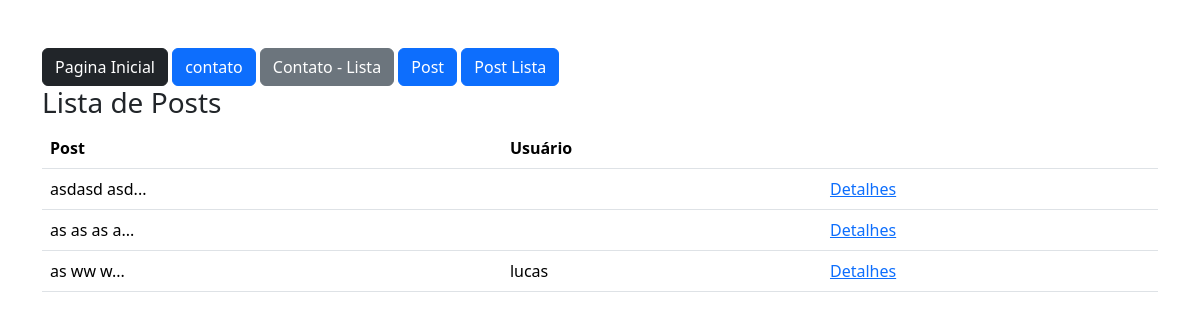
Before: /post/lista/ (signed in) with the older database file.
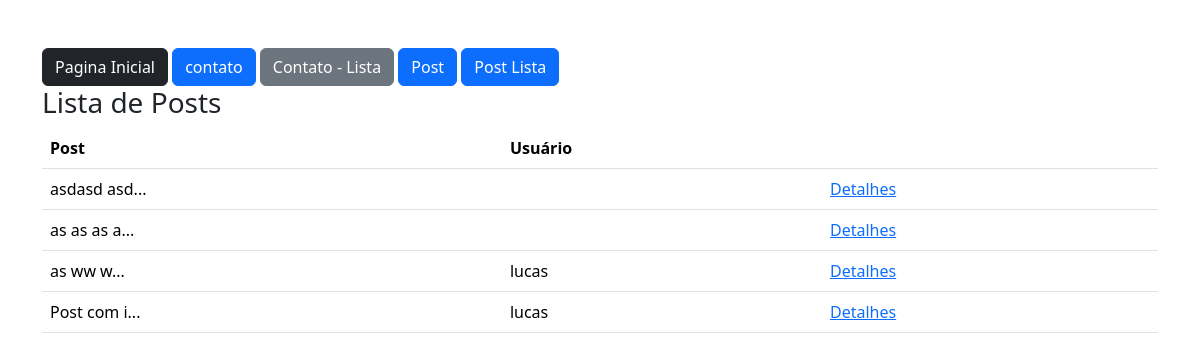
After: the same page with the newer database file.
### app/models.py (models this page shows)
class Post(db.Model):
    id = db.Column(db.Integer,primary_key=True)
    data_criacao = db.Column(db.DateTime, default=datetime.now(timezone.utc))
    mensagem = db.Column(db.Text, nullable=True)
    imagem = db.Column(db.String, nullable=True, default='default.png')
    user_id = db.Column(db.Integer, db.ForeignKey('user.id'), nullable=True)
    comentario = db.relationship('Comentarios', backref='post', lazy=True)
    def msg_resumo(self):
        return f'{self.mensagem[:10]}...'

class User(db.Model, UserMixin):
    id = db.Column(db.Integer,primary_key=True)
    nome = db.Column(db.String(100), nullable=True)
    sobrenome = db.Column(db.String(100), nullable=True)
    email = db.Column(db.String(150), nullable=True)
    senha = db.Column(db.String(150), nullable=True)
    posts = db.relationship('Post', backref='user', lazy=True)
    post_comentario = db.relationship('Comentarios', backref='user', lazy=True)

### app/views.py (the view)
@app.route('/post/lista/')
@login_required
def ListaPost():
    posts = Post.query.options(db.joinedload(Post.user)).all()
    return render_template('post_lista.html', posts=posts)

### app/models.py (called while the page is built)
@login_manager.user_loader
def load_user(user_id):
    return User.query.get(user_id)

### app/templates/post_lista.html (shortened to what this page needs)
{% extends 'base.html' %}
{% block content %}
    <div class="container mt-5">
        {% include 'nav.html' %}
            <div class="row">
                <h3>Lista de Posts</h3>
                <div class="col-12">
                    <table class="table">
                        <thead>
                            <tr>
                                <th>Post</th>
                                <th>Usuário</th>
                                <th></th>
                            </tr>
                        </thead>
                        <tbody>
                            {% for linha in posts %}
                            <tr>
                                <td>{{linha.msg_resumo()}}</td>
                                <td>{{linha.user.nome}}</td>
                                <td><a href="{{url_for('PostDetail',id=linha.id)}}">Detalhes</a></tr>
                            {% endfor %}
                        </tbody>
                    </table>
                </div>
            </div>
    </div>
{% endblock %}

### app/templates/base.html (shortened to what this page needs)
<!DOCTYPE html>
<html lang="pt-br">
<head>
    <link href="https://cdn.jsdelivr.net/npm/bootstrap@5.3.3/dist/css/bootstrap.min.css" rel="stylesheet">
</head>
<body>
    <section class="container-fluid mt-2">{% block content %} {% endblock %}</section>
</body>
</html>

### app/templates/nav.html
<a href="/" target="_self" class="btn btn-dark">Pagina Inicial</a>
<a href="{{url_for('contato')}}" target="_self" class="btn btn-primary">contato</a>
<a href="{{url_for('contatoLista')}}" target="_self" class="btn btn-secondary">Contato - Lista</a>
<a href="{{url_for('PostNovo')}}" target="_self" class="btn btn-primary">Post</a>
<a href="{{url_for('ListaPost')}}" target="_self" class="btn btn-primary">Post Lista</a>

Changed rows visible on the page:
added Post: msg_resumo "Post com i...", user.nome "lucas"
